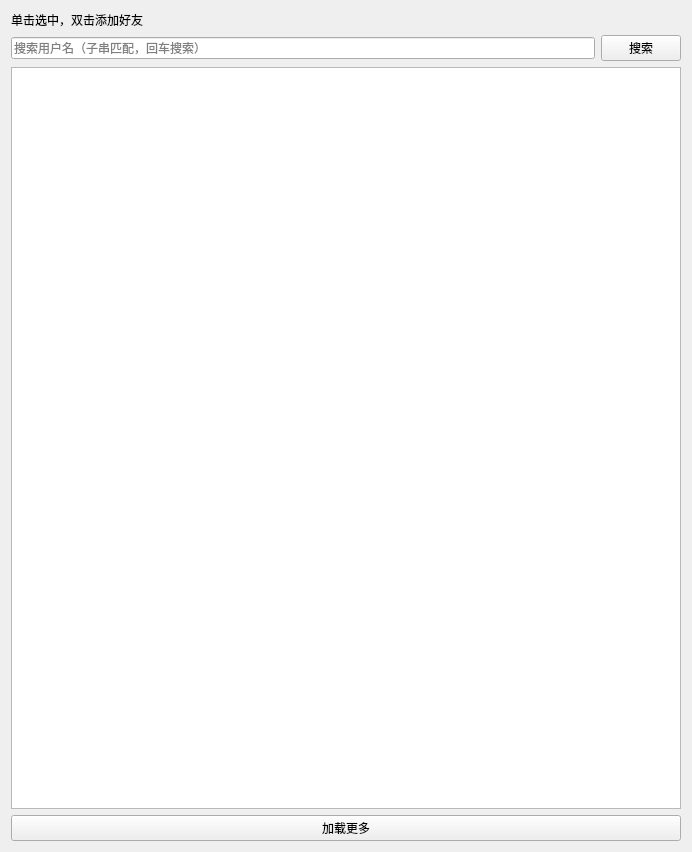
<?xml version="1.0" encoding="UTF-8"?>
<ui version="4.0">
 <class>OnlineUser</class>
 <widget class="QWidget" name="OnlineUser">
  <property name="geometry">
   <rect>
    <x>0</x>
    <y>0</y>
    <width>692</width>
    <height>852</height>
   </rect>
  </property>
  <property name="windowTitle">
   <string>所有用户</string>
  </property>
  <property name="windowIcon">
   <iconset resource="config.qrc">
    <normaloff>:/online.png</normaloff>:/online.png</iconset>
  </property>
  <layout class="QVBoxLayout" name="verticalLayout">
   <item>
    <widget class="QLabel" name="hintLabel">
     <property name="text">
      <string>单击选中，双击添加好友</string>
     </property>
     <property name="wordWrap">
      <bool>true</bool>
     </property>
    </widget>
   </item>
   <item>
    <layout class="QHBoxLayout" name="searchLayout">
     <item>
      <widget class="QLineEdit" name="search_LE">
       <property name="placeholderText">
        <string>搜索用户名（子串匹配，回车搜索）</string>
       </property>
      </widget>
     </item>
     <item>
      <widget class="QPushButton" name="search_PB">
       <property name="text">
        <string>搜索</string>
       </property>
      </widget>
     </item>
    </layout>
   </item>
   <item>
    <widget class="QListWidget" name="listWidget"/>
   </item>
   <item>
    <widget class="QPushButton" name="loadMore_PB">
     <property name="text">
      <string>加载更多</string>
     </property>
    </widget>
   </item>
  </layout>
 </widget>
 <resources>
  <include location="config.qrc"/>
 </resources>
 <connections/>
</ui>
